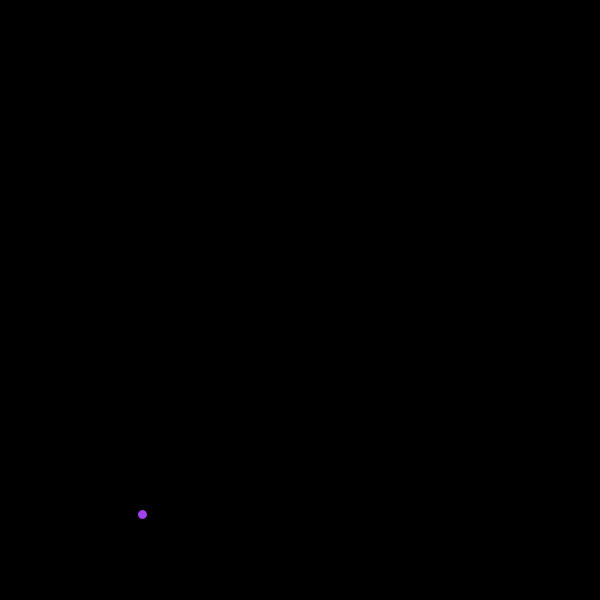
Frame 1 (no input)
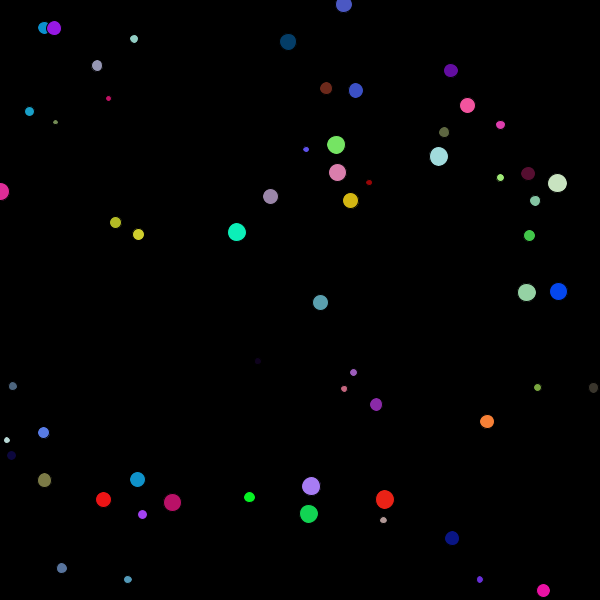
Frame 60 (the mouse pressed at the canvas centre just before this capture)
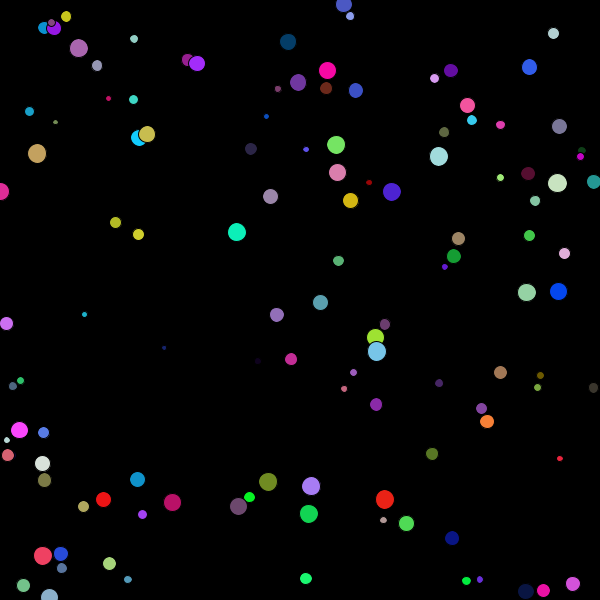
Frame 120 (the mouse held since frame 60 and released just before this capture)

The Processing sketch that drew these frames (run headless with seeded random() and noise(); from frame 60 on, the mouse is pressed at the canvas centre):

// Processing sketch: clase_03___01_bolas_aleatorias
// ── clase_03___01_bolas_aleatorias.pde
// Clase 03 - Programming Master Diseño Textil y Nuevos Materiales IED

void setup() {
  size(600, 600);    // Creamos una ventana de 600 x 600
  background(0);     // fondo negro (color 0)
}

void draw() {
  //background(0);  // fondo negro (color 0)
  
  // color de relleno - se escoge colores aleatoriamente
  fill(random(255),random(255),random(255)); 
  
  // generar circulos - posición aleatoria y tamaño aleatorio entre 5 y 20
  circle(random(width), random(height), random(5, 20));
}
